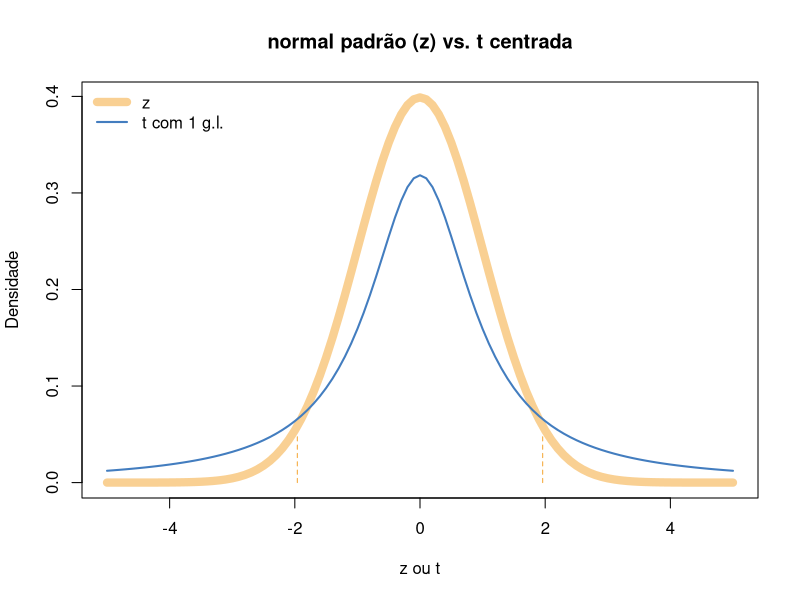
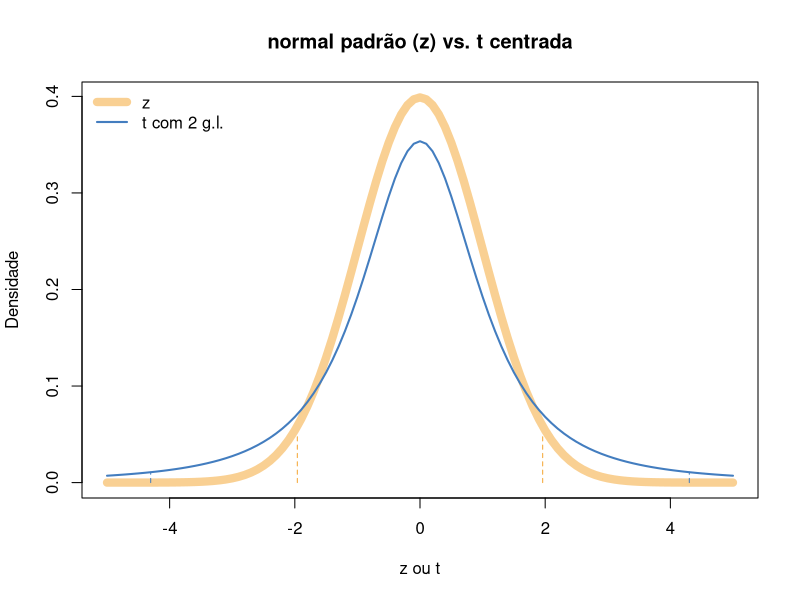
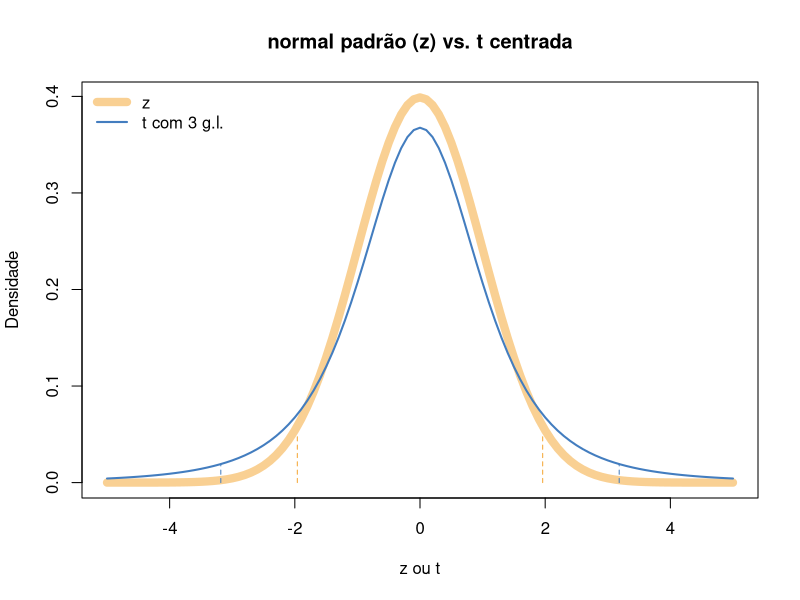
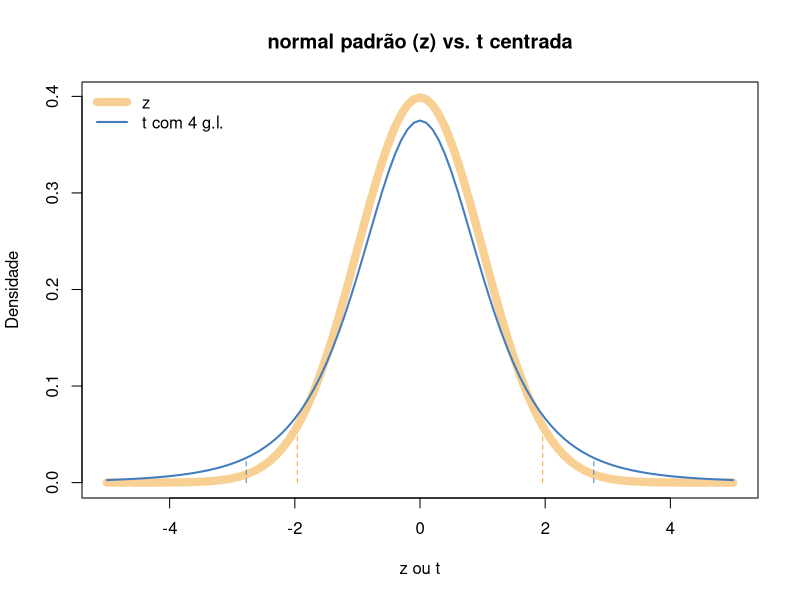
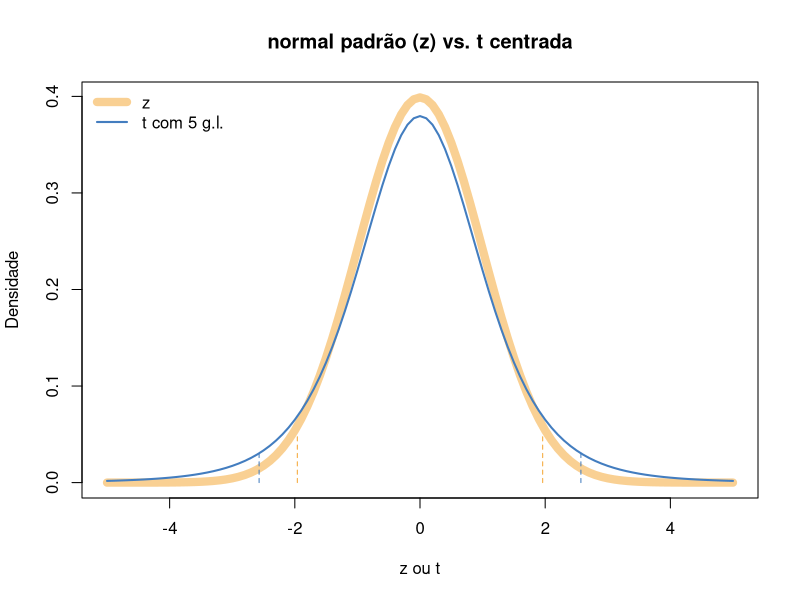
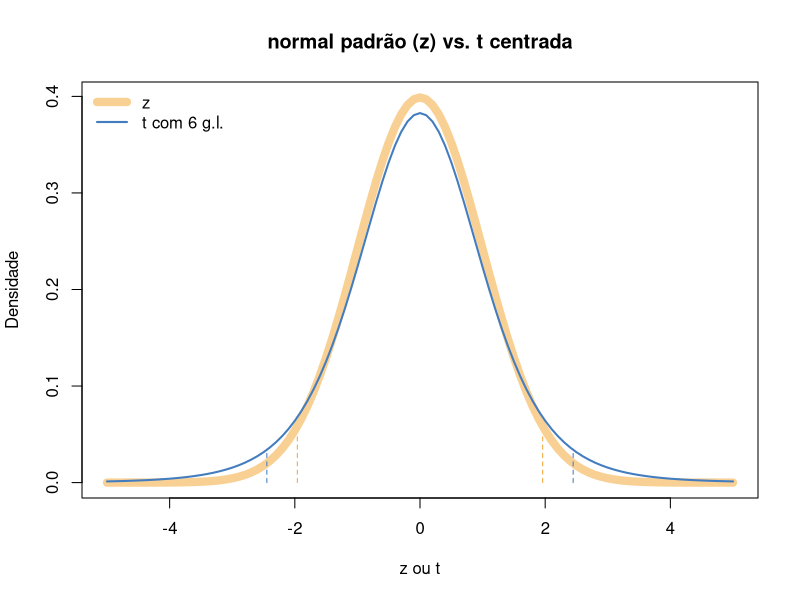
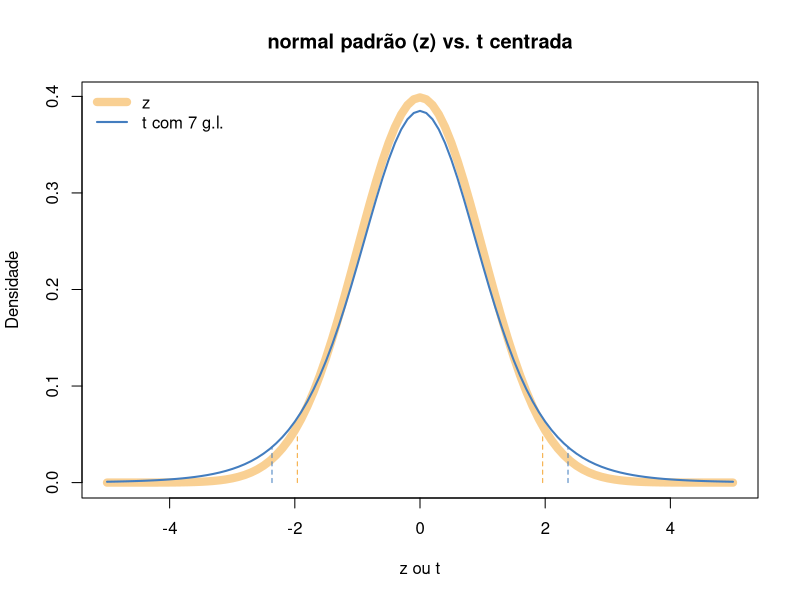
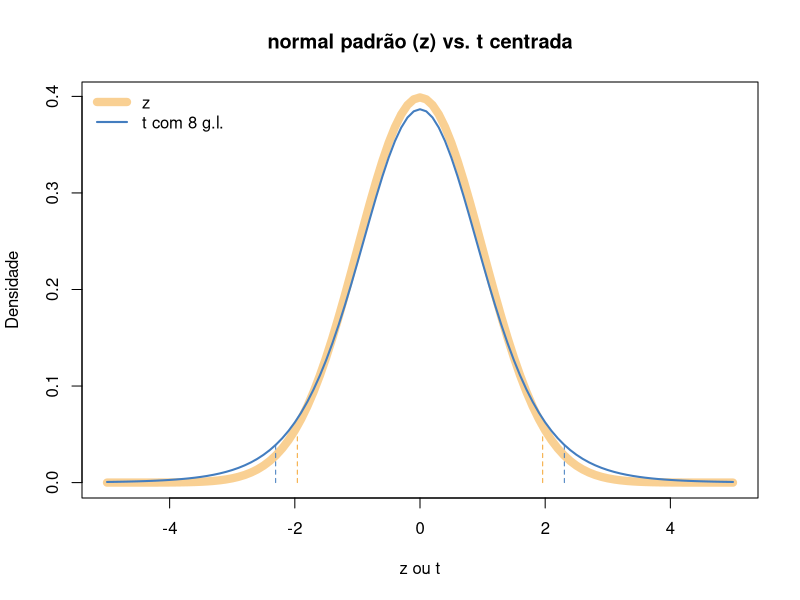

Generate these figures, in order, with R: (Note: a time limit stopped this script after it produced the figures.)
alfa <- 0.05
z <- c()
normal <- c()
range <- 5
h <- 0 # central
for (i in seq(from=-range, to=range, by=0.1))
{
  z <- c(z,i)
  normal <- c(normal,dnorm(i, mean=0, sd=1))
}
licz <- qnorm(alfa/2, mean=0, sd=1)
uicz <- qnorm(1-alfa/2, mean=0, sd=1)

d <- 1 # direcao
while (1)
{
  if (d==1)
  {
    print ("---------------------------------------------------------")
    print ("Mostra distribuicoes t em loop: interrompa quando quiser.")
    gl <- c(1:30, seq(from=35, to=100, by=5), seq(from=120, to=300, by=20))
    d <- 2
  } else
  {
    Sys.sleep(3)
    gl <- c(seq(from=300, to=120, by=-20), seq(from=100, to=35, by=-5), 30:1)
    d <- 1
  }
  for (v in gl)
  {
    plot(z,normal, main="normal padrão (z) vs. t centrada",
         xlab="z ou t", ylab="Densidade",
         col="#F4A73688",
         lwd=8,
         type = "l")
    lines(c(licz,licz),c(0,0.05),col="#F4A736",lwd=1,lty=2)
    lines(c(uicz,uicz),c(0,0.05),col="#F4A736",lwd=1,lty=2)
    t <- c()
    dist_t <- c()     
    for (i in seq(from=-range, to=range, by=0.1))
    {
      t <- c(t,i)
      dist_t <- c(dist_t,dt(i, df=v, ncp=0))
    }
    lines (t,dist_t,col="#437DBF",lwd=2)
    lict <- qt(alfa/2, df=v, ncp=h)
    uict <- qt(1-alfa/2, df=v, ncp=h)
    print (paste("g.l. = ",v,", t critico = ",round(uict,6),
                 " vs. z critico = ",round(uicz,2),sep=""))
    altura_tc <- dt(lict, df=v, ncp=h)
    lines(c(lict,lict),c(0,altura_tc),col="#437DBF",lwd=1,lty=2)
    lines(c(uict,uict),c(0,altura_tc),col="#437DBF",lwd=1,lty=2)
    legend("topleft", 
           c("z", paste("t com ",v," g.l.",sep="")), 
           col=c("#F4A73688","#437DBF"),
           lwd=c(8,2), 
           lty=1, 
           bty="n")  
    
    # pausa
    tempo <- 0.5
    if (v < 15) {tempo <- 1}
    Sys.sleep(tempo)
  }
}
